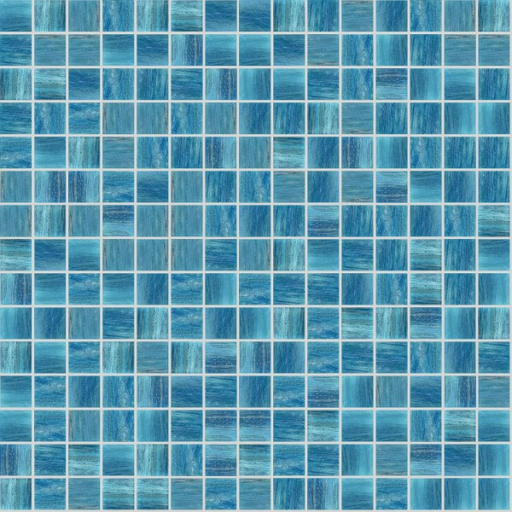
#> input picture images/908.png, 512 x 512 px, found by its file name
$ python Code.py   (older library calls are emulated)
#> lines starting #> are read from the running program, lines starting #| are printed output that depends on the picture; after the words box and inside, x2 and y2 are one past the last pixel; in counts of white or black regions, pixels touching at a corner belong together; pictures that were not available may be replaced by others from this repository, and a replacement may not be noted
#> further down, input_img is the input picture: shape (512, 512, 3); mean B, G, R 173.9, 150.8, 90.1
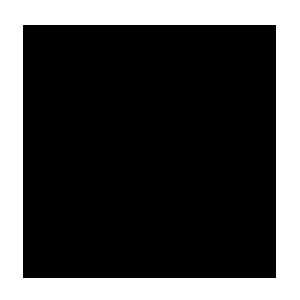
#> input picture images/222.png, 300 x 300 px, found by its file name
#> further down, noise is the input picture: shape (300, 300, 4); mean B, G, R, A 73.6, 73.6, 73.6, 52.9
import cv2
import random
import numpy as np

# create video from the picture
def createVideo(input_img, pathVideo):
    height, width, layers =  input_img.shape
    fours = cv2.VideoWriter_fourcc(*'MJPG')
    frames = 25
    video = cv2.VideoWriter(pathVideo,fours,frames,(width,height))
    for i in range(500):
        video.write(input_img)
    cv2.destroyAllWindows()
    video.release()

# create video with noise from the picture
def createVideoWithNoise(input_img, noise, pathVideo):
#> called with pathVideo = 'C:/Users/Natali/Documents/video.avi'
    height, width, layers = input_img.shape
#> height = 512; width = 512; layers = 3
    fours = cv2.VideoWriter_fourcc(*'MJPG')
    frames = 25
    video = cv2.VideoWriter(pathVideo, fours, frames, (width, height))

    random.seed(version = 2)
    r = random.randrange(0, 500, 1)
    x, y, c = noise.shape
#> x = 120; y = 120; c = 4

    for i in range(500):
        if i == r:
            noise_img = input_img.copy()
            ofs_y1 = random.randrange(0, height - x, 1)
            ofs_x1 = random.randrange(0, width - y, 1)
            y1, y2 = ofs_y1, ofs_y1 + noise.shape[0]
            x1, x2 = ofs_x1, ofs_x1 + noise.shape[1]
            alpha_s = noise[:, :, 3] / 255.0
            alpha_l = 1.0 - alpha_s
            for c in range(0, 3):
                noise_img[y1:y2, x1:x2, c] = (alpha_s * noise[:, :, c] +
                                              alpha_l * noise_img[y1:y2, x1:x2, c])
            video.write(noise_img)
        else:
            video.write(input_img)
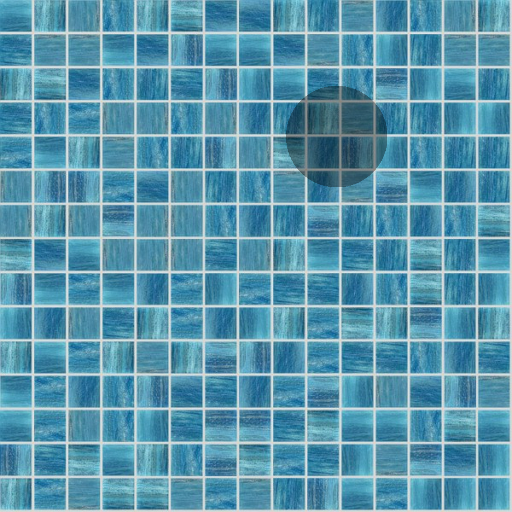
#> noise_img: shape (512, 512, 3); mean B, G, R 171.9, 149, 89

# returns the frame number with an noise
def noiseDetection(pathVideo):
#> called with pathVideo = 'C:/Users/Natali/Documents/video.avi'
    cap = cv2.VideoCapture(pathVideo)
    video_length = int(cap.get(cv2.CAP_PROP_FRAME_COUNT))

    for i in range(video_length):
        _, frame = cap.read()
        num_frame = int(cap.get(cv2.CAP_PROP_POS_FRAMES))

        frame_gray = cv2.cvtColor(frame, cv2.COLOR_BGR2GRAY)
        G = frame_gray.copy()
        gpA = [G]
        for i in range(6):
            G = cv2.pyrDown(G)
            gpA.append(G)

        lpA = [gpA[5]]
        for i in range(5, 0, -1):
            GE = cv2.pyrUp(gpA[i])
            L = cv2.subtract(gpA[i - 1], GE)
            lpA.append(L)

        lpA[5] =  lpA[5] ^ 2

        im_res = lpA[5] - gpA[0]
        im_res = cv2.convertScaleAbs(im_res)

        blurred = cv2.blur(im_res, (9, 9))
        (_, thresh) = cv2.threshold(blurred, 150, 290, cv2.THRESH_BINARY)

        kernel = cv2.getStructuringElement(cv2.MORPH_RECT, (5, 5))
        closed = cv2.morphologyEx(thresh, cv2.MORPH_CLOSE, kernel)

        closed = 255 - closed

        closed = cv2.erode(closed, None, iterations=4)
        closed = cv2.dilate(closed, None, iterations=4)

        cv2.imshow("closed", closed)

        (_, cnts, _) = cv2.findContours(closed.copy(), cv2.RETR_EXTERNAL, cv2.CHAIN_APPROX_SIMPLE)
        c = sorted(cnts, key=cv2.contourArea, reverse=True)[0]

        rect = cv2.minAreaRect(c)
        box = cv2.boxPoints(rect)

        box = np.array(box).reshape((-1, 1, 2)).astype(np.int32)

        if (box[0] - box[1])[0][0] > 60 or (box[0] - box[1])[0][1] > 60:
            cv2.drawContours(frame, [box], -1, (0, 255, 0), 3)
            res = num_frame
            frame_noise = frame.copy()

        cv2.imshow("Video", frame)
        cv2.waitKey(1)
#> this loop made 1 pass
#> (rect, box) on pass 1: (((255.5, 255.5), (511, 511), -90), [[511, 511], [0, 511], [0, 0], [511, 0]])
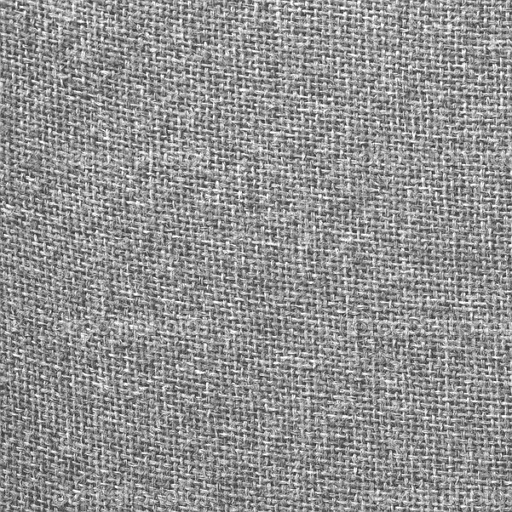
#> input picture 131.png, 512 x 512 px, given in place of video.avi, which was not available
#> pass 1, in noiseDetection, `im_res = lpA[5] - gpA[0]`:
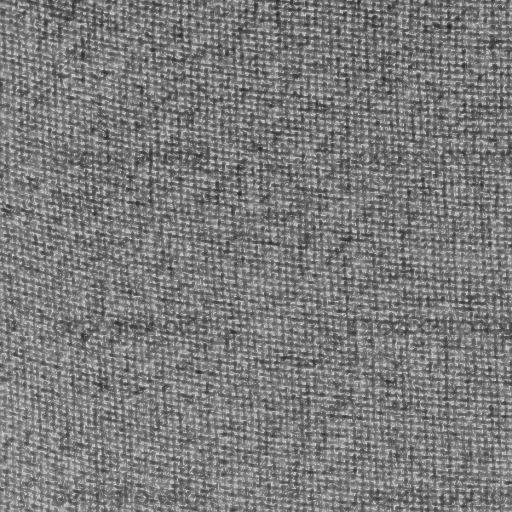
#> im_res: shape (512, 512); min 35, max 220, mean 122.9
#> pass 1, in noiseDetection, `blurred = cv2.blur(im_res, (9, 9))`:
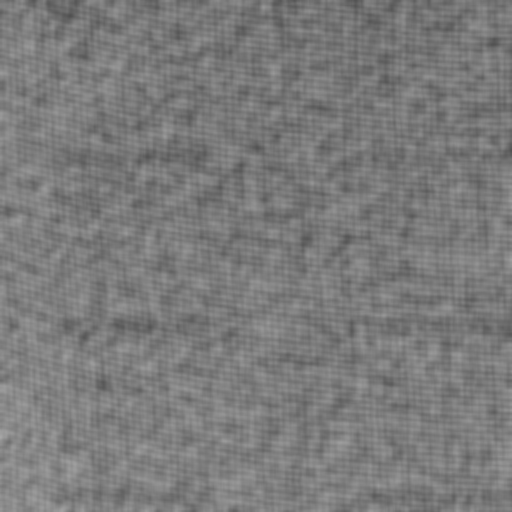
#> blurred: shape (512, 512); min 80, max 167, mean 122.9
#> pass 1, in noiseDetection, `(_, thresh) = cv2.threshold(blurred, 150, 290, cv2.THRESH_BINARY)`:
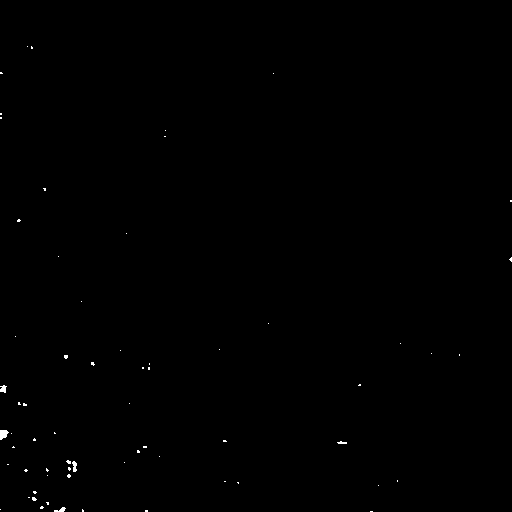
#> thresh: shape (512, 512); 0.18% white; 65 white regions (60 under 20 px), largest, box (x1, y1, x2, y2) and area: (0, 430, 9, 440) 64, (0, 385, 7, 393) 38, (72, 461, 77, 472) 38, (54, 507, 66, 512) 33, (337, 441, 347, 444) 21
#> after the loop: closed: shape (512, 512); 99.8% white; 52 black regions (43 under 20 px), largest, box (x1, y1, x2, y2) and area: (66, 460, 77, 478) 119, (0, 430, 12, 440) 68, (0, 385, 7, 393) 48
#> after the loop:
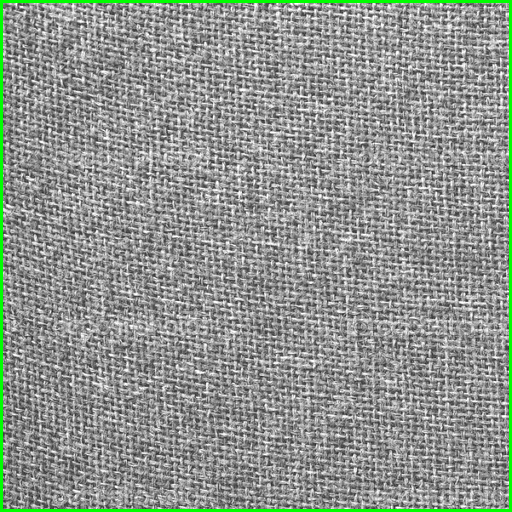
#> frame: shape (512, 512, 3); mean B, G, R 142.8, 148.8, 142.8
    return res, frame_noise

# путь к текстуре
input_img = cv2.imread('C:/Users/Natali/Documents/908.png')
# путь к помехе
noise = cv2.imread('C:/Users/Natali/Documents/222.png', cv2.IMREAD_UNCHANGED)
noise = cv2.resize(noise, (0,0), fx=0.4, fy=0.4)
# путь к видео (где будет создано)
pathVideo = "C:/Users/Natali/Documents/video.avi"

# создаем чистое видео
#createVideo(input_img, pathVideo)
# создаем видео с помехой
createVideoWithNoise(input_img, noise, pathVideo)
# выводим номер кадра с найденной помехой
res = noiseDetection(pathVideo)
num_fr = res[0]
#> num_fr = 0
print(num_fr)
#| 0
# и сам кадр
fr = res[1]
sres = str(num_fr)
#> sres = '0'
cv2.imshow(sres, fr)
cv2.waitKey(0)
